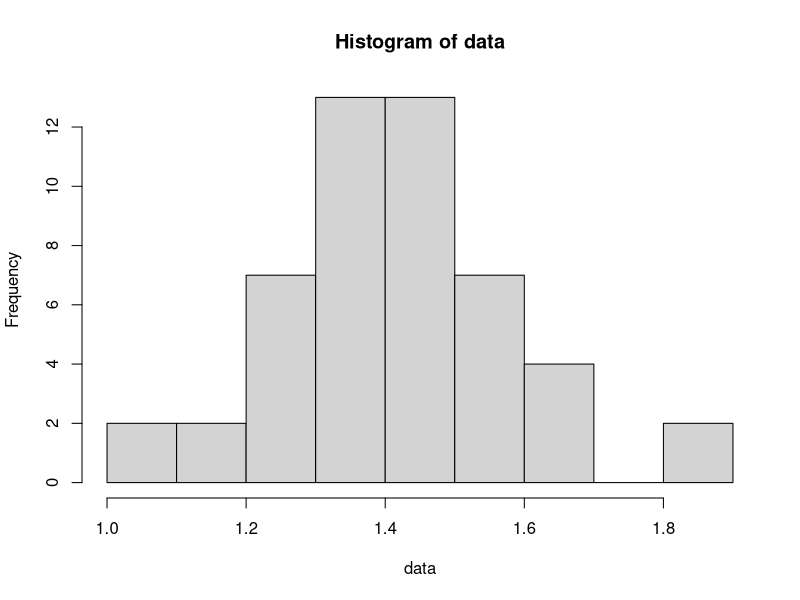
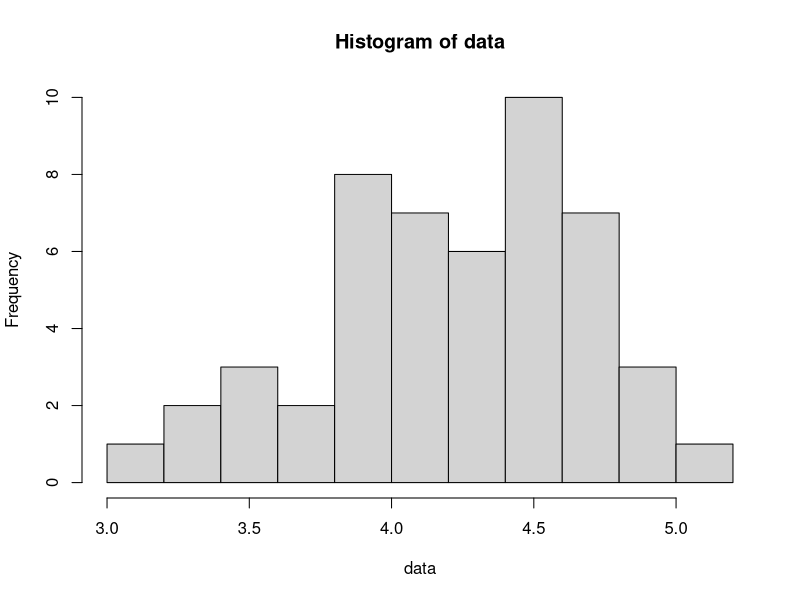
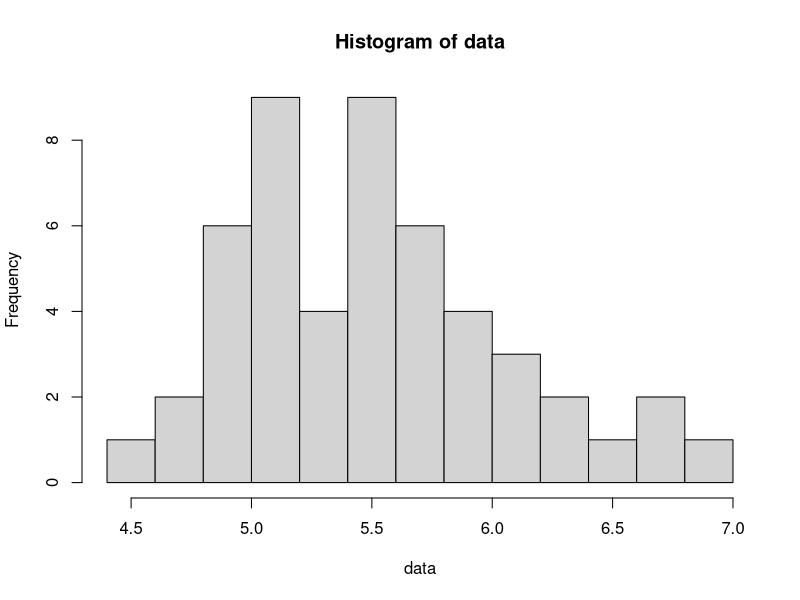
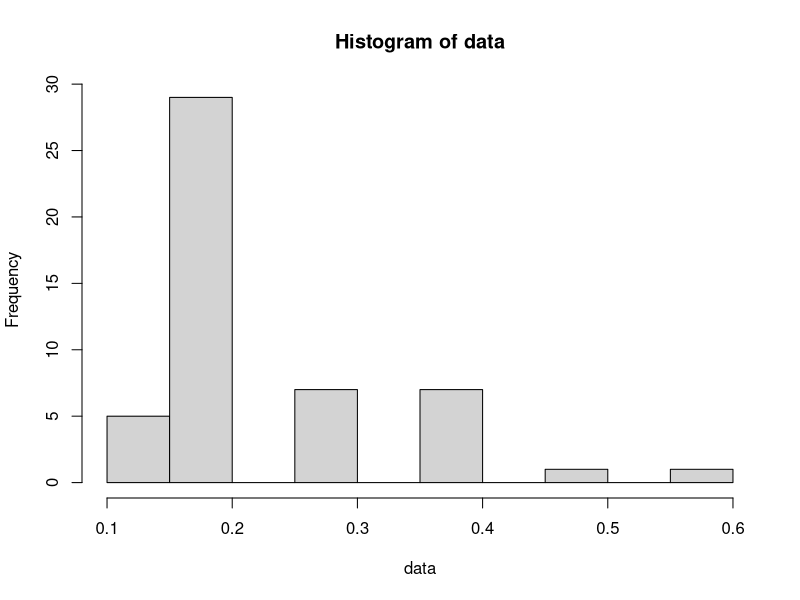
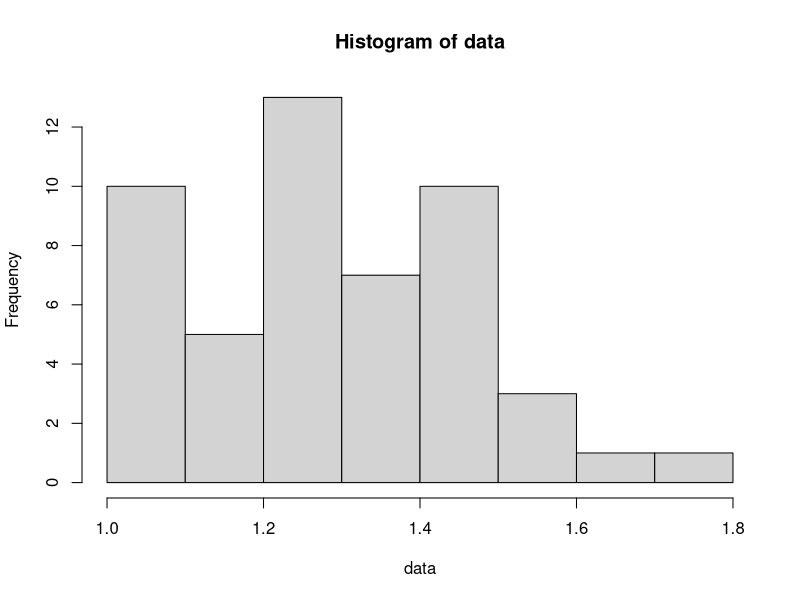
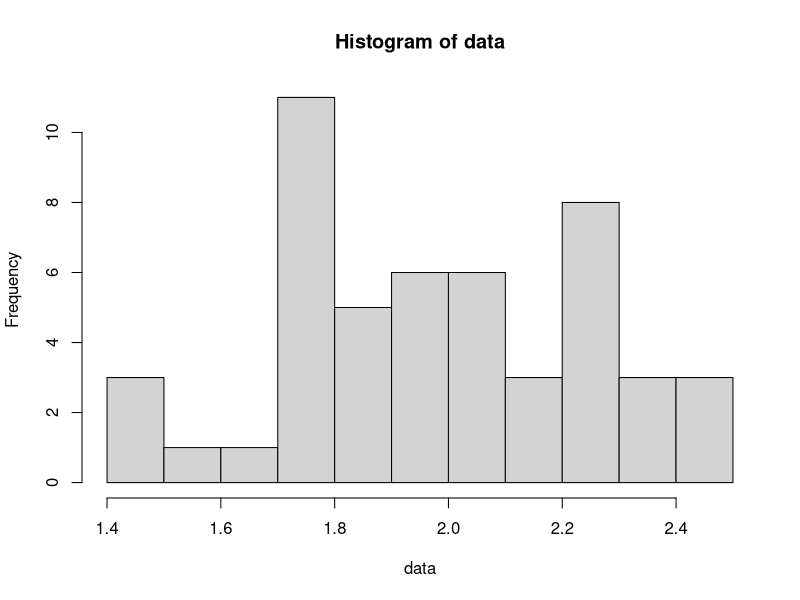
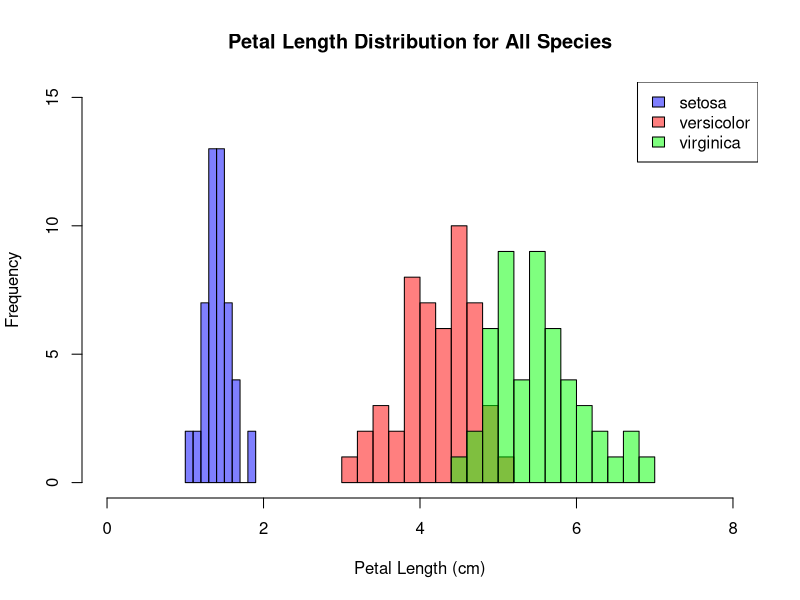
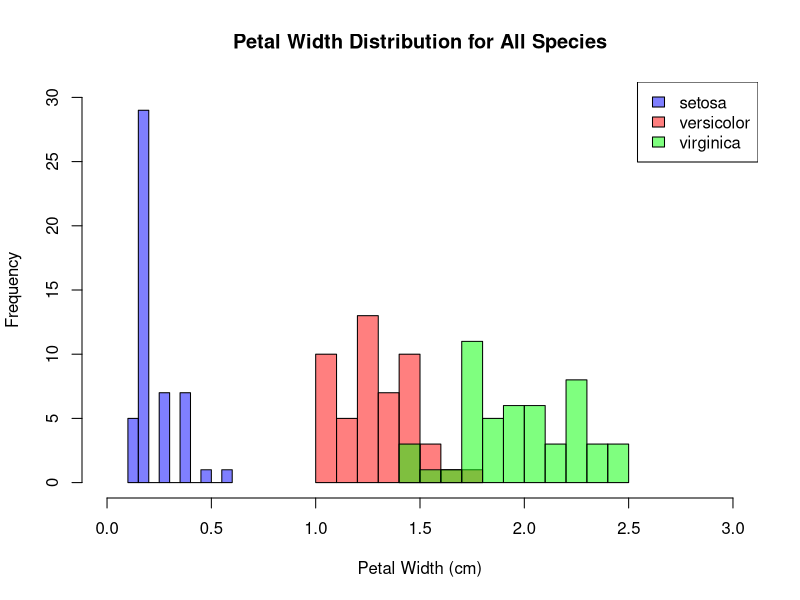

Write R code to recreate these figures, in order.
# Program Name: histograms.R
# Program Description:
# This program creates histograms for the petal lengths and petal widths of the Iris dataset. 

data(iris)

# Function to calculate and print range and peak frequency
analyze <- function(data, feature, species) {
  range <- range(data)
  hist_data <- hist(data, breaks = 10) 
  max_frequency <- max(hist_data$counts)            
  peak_bin <- hist_data$mids[which.max(hist_data$counts)]  
  print(paste(
    species, "->", feature, ": Range =", range[1], "-", range[2], 
    ", Max Frequency is", max_frequency, "at bin", peak_bin
  ))
}

# Get information for petal length
analyze(iris$Petal.Length[iris$Species == "setosa"], "Petal length", "Setosa")
analyze(iris$Petal.Length[iris$Species == "versicolor"], "Petal length", "Versicolor")
analyze(iris$Petal.Length[iris$Species == "virginica"], "Petal length", "Virginica")

# Get information for petal width
analyze(iris$Petal.Width[iris$Species == "setosa"], "Petal width", "Setosa")
analyze(iris$Petal.Width[iris$Species == "versicolor"], "Petal width", "Versicolor")
analyze(iris$Petal.Width[iris$Species == "virginica"], "Petal width", "Virginica")


# Big histogram for petal length
hist(iris$Petal.Length[iris$Species == "setosa"], main = "Petal Length Distribution for All Species", xlab = "Petal Length (cm)", breaks = 10, col = rgb(0, 0, 1, 0.5), xlim = c(0, 8), ylim = c(0, 15))
hist(iris$Petal.Length[iris$Species == "versicolor"], breaks = 10, col = rgb(1, 0, 0, 0.5), add = TRUE)
hist(iris$Petal.Length[iris$Species == "virginica"], breaks = 10, col = rgb(0, 1, 0, 0.5), add = TRUE)
legend("topright", legend = levels(iris$Species), fill = c(rgb(0, 0, 1, 0.5), rgb(1, 0, 0, 0.5), rgb(0, 1, 0, 0.5)))


# Big Histogram for petal width
hist(iris$Petal.Width[iris$Species == "setosa"], main = "Petal Width Distribution for All Species", xlab = "Petal Width (cm)", col = rgb(0, 0, 1, 0.5), xlim = c(0, 3), ylim = c(0, 30), breaks = 10)
hist(iris$Petal.Width[iris$Species == "versicolor"], breaks = 10, col = rgb(1, 0, 0, 0.5), add = TRUE)
hist(iris$Petal.Width[iris$Species == "virginica"], breaks = 10, col = rgb(0, 1, 0, 0.5), add = TRUE)
legend("topright", legend = levels(iris$Species), fill = c(rgb(0, 0, 1, 0.5), rgb(1, 0, 0, 0.5), rgb(0, 1, 0, 0.5)))
